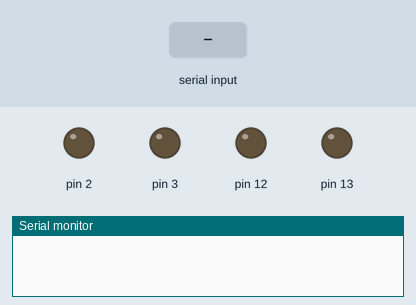
Simulated run of this sketch. Board: Arduino Uno, built with avr-gcc and run on an emulated ATmega328P. On the bench: output pins drawn as LEDs (lit = HIGH), the last lines printed to the serial monitor. The inputs (shaded band) are chosen by the test bench.

Above: at 1.2 s.
1.3 s: "turn on fan number 1" received over Serial
At 2.1 s:
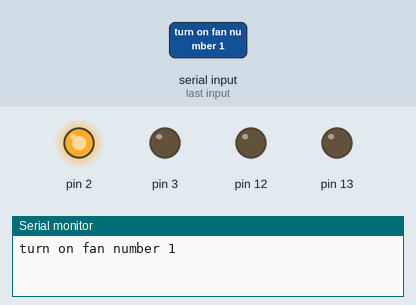
2.8 s: "turn on fan number 2" received over Serial
At 3.2 s:
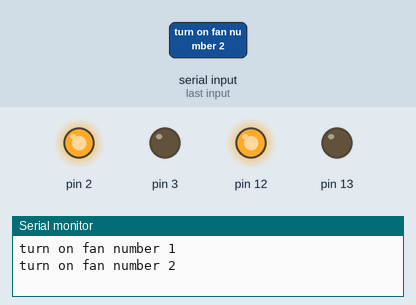
Timing chart, 0 to 5.8 s (numbered marks = the images above; inputs shaded):
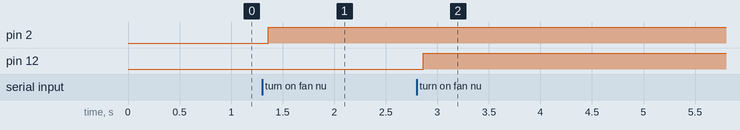

The sketch:

Home_Automation_Arduino.ino
```cpp
String voice;

void setup() {
  // put your setup code here, to run once:
  Serial.begin(9600);
  pinMode(2,OUTPUT);
  pinMode(3,OUTPUT);
  pinMode(12,OUTPUT);
  pinMode(13,OUTPUT);
}
void loop() {
  // put your main code here, to run repeatedly:

  while(Serial.available()){
delay(3);
char c=Serial.read();
voice+=c;

}
if(voice.length()>0){
 Serial.println(voice);
 if(voice=="turn on light number 1")
 {
 digitalWrite(3,HIGH);
 }
 if(voice=="turn off light number 1")
 {
 digitalWrite(3,LOW);
 }

 else if(voice=="turn on fan number 1")
 {
 digitalWrite(2,HIGH);
 }

 else if(voice=="turn off fan number 1")
 {
 digitalWrite(2,LOW);
 }

 else if(voice=="turn on light number 2")
 {
 digitalWrite(13,HIGH);
  }

  else if(voice=="turn off light number 2")
 {
 digitalWrite(13,LOW);
  }


 else if(voice=="turn on fan number 2")
 {
 digitalWrite(12,HIGH);
 }
  else if(voice=="turn off fan number 2")
 {
 digitalWrite(12,LOW);
 }


voice="";}

}
```

Measured:
- after the input at 1.3 s, pin 2: LOW → HIGH after 0.06 s
- after the input at 2.8 s, pin 12: LOW → HIGH after 0.06 s
